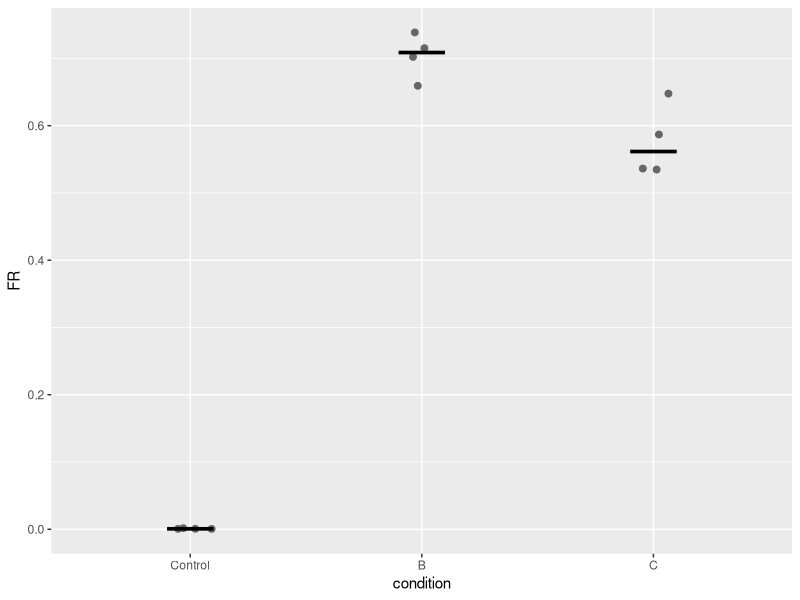
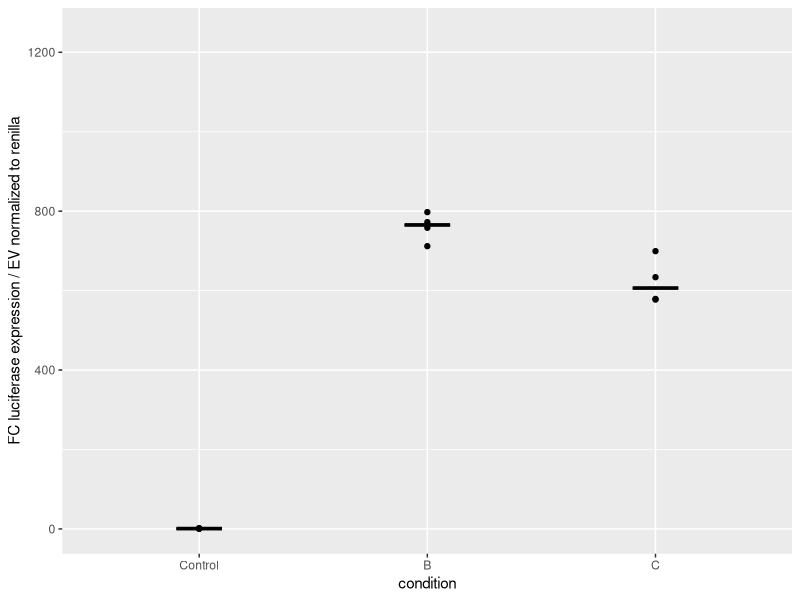
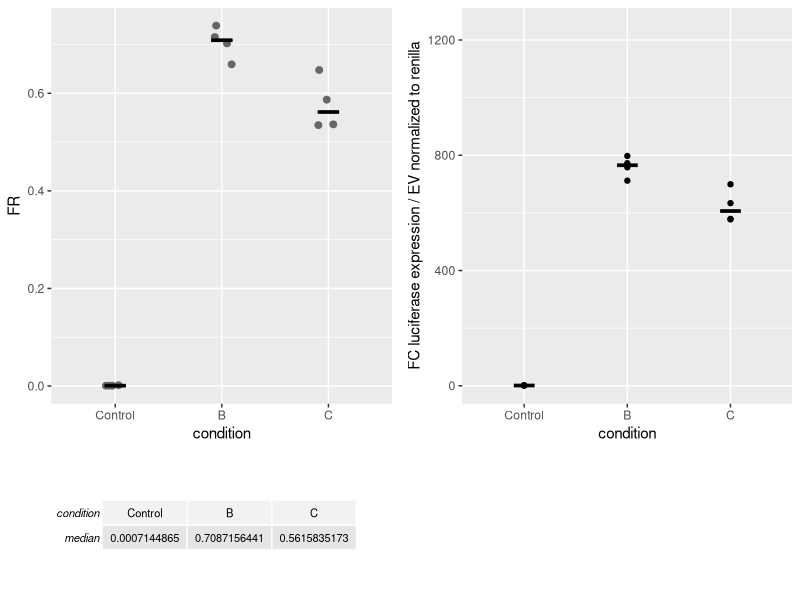
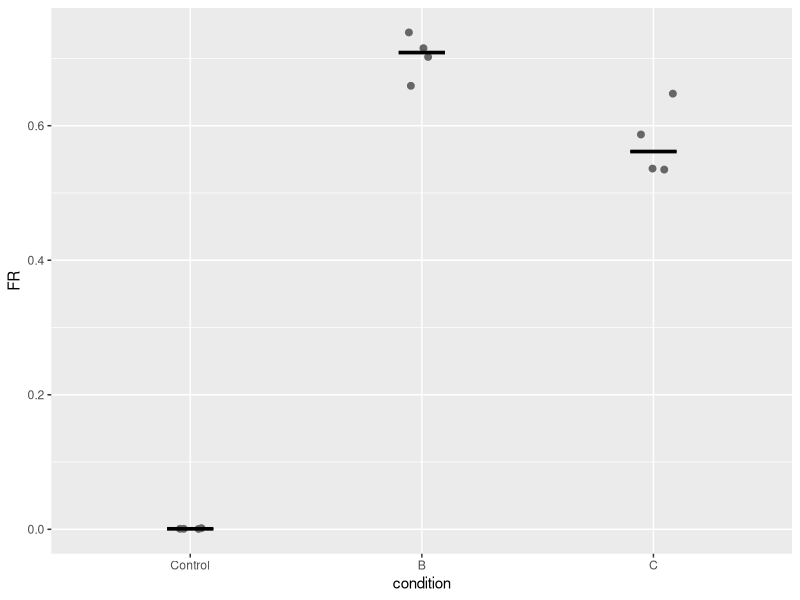
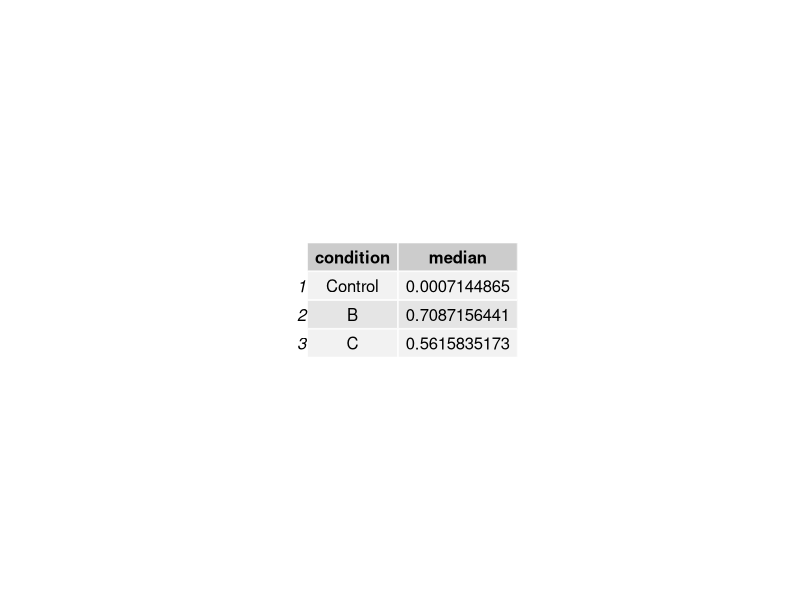
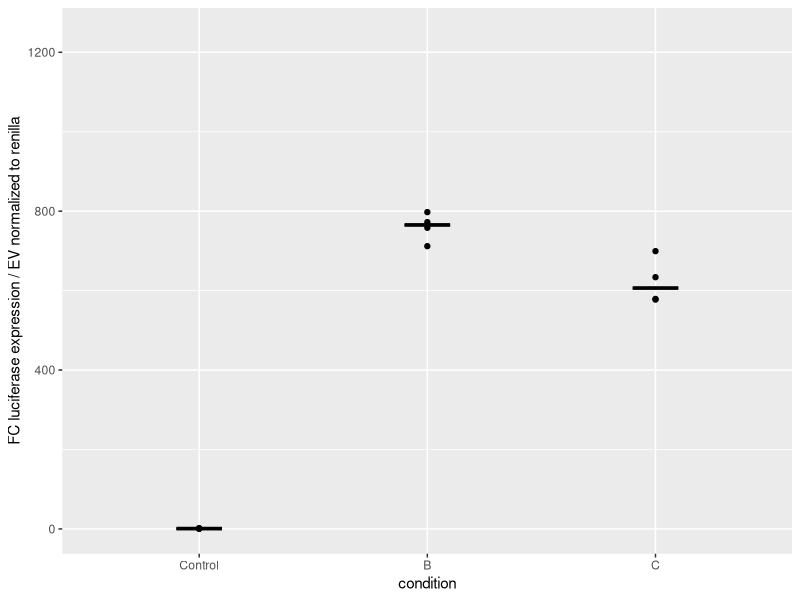

The R script that drew these images, in order:
# Dual Luciferase Analysis Pipeline
# Elias Brandorff, SILS Amsterdam Version 1
# import excel data from GloMax luminescence machine
# level 1 calculations: normalize expression to internal control 
# plot normalized expression values
# produce a summary table
# level 2 calculations: normalize expression of experimental to control condition
# plot relative expression 


#set working path
setwd("C:/DualReporterPipeline/")

# load the relevant libraries
library(readxl)
library(tidyr)
library(ggplot2)
library(dplyr)
library(gridExtra)
library(magrittr)

# import complete excel output GloMax with readxl into a dataframe.
# either point to number or name of the correct sheet 
all_data_from_excel <- read_excel("DualReporter_example_data.xlsx", sheet = "Results")

#Subset firefly data
firefly <- all_data_from_excel[19:26,6:17] %>% unlist()

#Subset renilla data
renilla <- all_data_from_excel[40:47,6:17] %>% unlist()

#Read conditions from a csv file - empty cells are interpreted as NA
df_conditions <- read.csv("conditions.csv", stringsAsFactors = FALSE, na.strings = c("","NA","na"))

#Subset the dataframe, to select only conditions (get rid of row names)
df_conditions <- df_conditions[1:8,2:13] 

#Convert the dataframe with conditions to a vector
condition <- df_conditions %>% unlist(use.names = FALSE)

#Combine all vectors in a (tidy) dataframe, remove data that has no condition associated with it
#Note: By using filtering for NA, the 'condition' vector defines the data you want to analyze/display
df <- data.frame(condition,firefly,renilla) %>% filter(!is.na(condition))

#add a column that in which data is normalized to internal control
df <- df %>% mutate(FR=firefly/renilla) %>% na.omit() #Remove NA from the table (i.e. cells without data)

#Ensure that the order of the conditions is kept (otherwise ordering is alphabetical)
df$condition <- factor(df$condition, levels=unique(df$condition))

#Use this line of code when you want to sort the data acoording to median of FR
# df$condition <- reorder(df$condition, df$FR, median, na.rm = TRUE)

FR_tidy <- df

# FR <- firefly / renilla

# convert dataframe to tidy format
# FR_tidy <- gather(FR, condition, FR)

#plotting FR ratios for data overview
p1 <- ggplot(FR_tidy, aes(x = condition, y = FR)) +
  geom_jitter(position=position_jitter(0.1), cex=2, color="grey40") +
  stat_summary(fun.y = median, fun.ymin = median, fun.ymax = median,
               geom = "crossbar", width = 0.2)

p1

#Save p1 in png format
png("FR_summary.png", width = 300, height = 300)
plot(p1)
dev.off()

#FR summary
FR2_tidy2 <- FR_tidy %>%
  group_by(condition) %>%
  summarise(median = median(FR, na.rm = TRUE))

#Display FR2 in command line
FR2_tidy2


#produce a table in PDF for publication containing the mean FR ratio per condition
pdf("FR1.pdf", height=11, width=10)
grid.table(FR2_tidy2)
dev.off()

#Attemp to spread the dataframe. However, each row is kept as independent measurement. The goal here is to create a table containing the technical replicates of the experiment.
FR_tidy4 <- df %>%
  select(condition, FR) %>%
  mutate(grouped_id = row_number()) %>%
  group_by(condition) %>%
  spread(key = condition, value = FR, fill = FALSE) %>%
  select(-grouped_id)

#doing the relative calculation i.e. normalize to expression of the empty vector "Ev"
#Calculate the average of the EV control
EV_mean <- FR_tidy %>% filter(condition=="Control") %>% summarise(mean_EV_FR=mean(FR))  %>% unlist(use.names = FALSE)

#Divide FR by EV control value
FR_tidy <- FR_tidy %>% mutate(FC = FR/EV_mean)

# cond1 <- FR$B/FR$A
# cond2 <- FR$C/FR$A
# relative <- tibble(cond1, cond2)
# relative_tidy <- gather(relative, condition, FC)
# relative_tidy


p2 <- ggplot(FR_tidy, aes(condition, FC)) + 
  geom_point() +
  stat_summary(fun.y = median, fun.ymin = median, fun.ymax = median,
               geom = "crossbar", width = 0.2) +
  ylab("FC luciferase expression / EV normalized to renilla") +
  ylim(0,1250)

p2

#Save p2 in png format  
png("FC_lucexpression.png", width = 300, height = 300)
plot(p2)
dev.off()


tbl_median <- tableGrob(t(FR2_tidy2), theme = ttheme_default(8))
grid.arrange(p1, p2, tbl_median, ncol=2, nrow=2, as.table=TRUE, heights=c(3,1))

